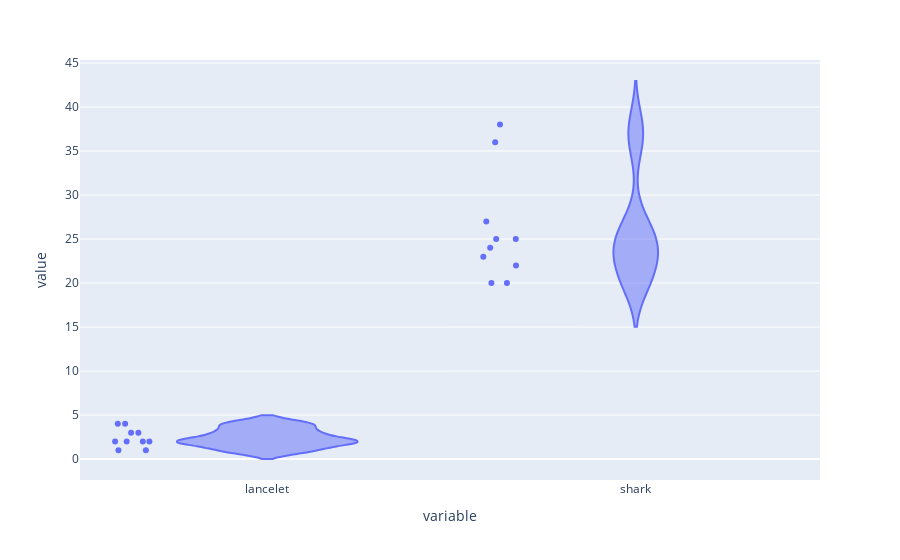

The notebook cell this image was saved under:
### Code cell
fig = px.violin(df,points='all')
fig.show()

### Figure 1 — Plotly figure (JSON) as saved in the notebook; plotly's stock layout.template omitted (floating-point values rounded to 4 significant figures)
{"data": [{"alignmentgroup": "True", "box": {"visible": false}, "hovertemplate": "variable=%{x}<br>value=%{y}<extra></extra>", "legendgroup": "", "marker": {"color": "#636efa"}, "name": "", "offsetgroup": "", "orientation": "v", "points": "all", "scalegroup": "True", "showlegend": false, "type": "violin", "x": ["lancelet", "lancelet", "lancelet", "lancelet", "lancelet", "lancelet", "lancelet", "lancelet", "lancelet", "lancelet", "shark", "shark", "shark", "shark", "shark", "shark", "shark", "shark", "shark", "shark"], "x0": " ", "xaxis": "x", "y": [3, 3, 2, 2, 2, 1, 2, 4, 4, 1, 38, 20, 25, 22, 25, 36, 20, 23, 27, 24], "y0": " ", "yaxis": "y"}], "layout": {"legend": {"tracegroupgap": 0}, "margin": {"t": 60}, "violinmode": "group", "xaxis": {"anchor": "y", "domain": [0, 1], "title": {"text": "variable"}}, "yaxis": {"anchor": "x", "domain": [0, 1], "title": {"text": "value"}}}}
